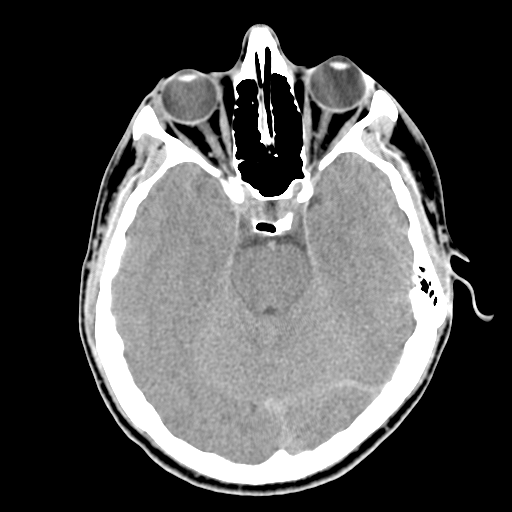
#> input picture original_image/Fig1026(a)(headCT-Vandy).tif, 512 x 512 px
$ python 'canny边缘检测headCT.py'
#> lines starting #> are read from the running program, lines starting #| are printed output that depends on the picture; after the words box and inside, x2 and y2 are one past the last pixel; in counts of white or black regions, pixels touching at a corner belong together
#> in process_head_ct, pil_img is the input picture: PIL image 512x512 L; min 0, max 255, mean 80.4
import numpy as np
import matplotlib.pyplot as plt
import os
from scipy import ndimage
from PIL import Image


# ==========================================
# 1. 基础工具函数 (手搓核心)
# ==========================================

def gaussian_kernel(size, sigma=1):
    """ 生成高斯核 """
    size = int(size) // 2
    x, y = np.mgrid[-size:size + 1, -size:size + 1]
    normal = 1 / (2.0 * np.pi * sigma ** 2)
    g = np.exp(-((x ** 2 + y ** 2) / (2.0 * sigma ** 2))) * normal
    return g


def sobel_filters_manual(img):
    """ 计算梯度幅值和方向 """
    # 标准 Sobel 算子
    Kx = np.array([[-1, 0, 1], [-2, 0, 2], [-1, 0, 1]], dtype=float)
    Ky = np.array([[-1, -2, -1], [0, 0, 0], [1, 2, 1]], dtype=float)

    Ix = ndimage.convolve(img, Kx)
    Iy = ndimage.convolve(img, Ky)

    G = np.hypot(Ix, Iy)
    theta = np.arctan2(Iy, Ix)
    return G, theta


def non_max_suppression_manual(img, D):
    """ 非极大值抑制 """
    M, N = img.shape
    Z = np.zeros((M, N), dtype=np.float32)
    angle = D * 180. / np.pi
    angle[angle < 0] += 180

    for i in range(1, M - 1):
        for j in range(1, N - 1):
            try:
                q = 255
                r = 255
                # 0度 (垂直边缘)
                if (0 <= angle[i, j] < 22.5) or (157.5 <= angle[i, j] <= 180):
                    q = img[i, j + 1]
                    r = img[i, j - 1]
                # 45度
                elif (22.5 <= angle[i, j] < 67.5):
                    q = img[i + 1, j - 1]
                    r = img[i - 1, j + 1]
                # 90度 (水平边缘)
                elif (67.5 <= angle[i, j] < 112.5):
                    q = img[i + 1, j]
                    r = img[i - 1, j]
                # 135度
                elif (112.5 <= angle[i, j] < 157.5):
                    q = img[i - 1, j - 1]
                    r = img[i + 1, j + 1]

                if (img[i, j] >= q) and (img[i, j] >= r):
                    Z[i, j] = img[i, j]
                else:
                    Z[i, j] = 0
            except IndexError:
                pass
    return Z


def hysteresis_manual(img, weak, strong=255):
    """ 滞后边界跟踪 (栈实现DFS) """
    M, N = img.shape
    strong_rows, strong_cols = np.where(img == strong)
    stack = list(zip(strong_rows, strong_cols))

    while stack:
        i, j = stack.pop()
        for di in [-1, 0, 1]:
            for dj in [-1, 0, 1]:
                if di == 0 and dj == 0: continue
                ni, nj = i + di, j + dj
                if 0 <= ni < M and 0 <= nj < N:
                    if img[ni, nj] == weak:
                        img[ni, nj] = strong
                        stack.append((ni, nj))

    # 清理弱边缘
    for i in range(M):
        for j in range(N):
            if img[i, j] == weak:
                img[i, j] = 0
    return img


# ==========================================
# 2. 具体任务实现函数
# ==========================================

def get_image_b_thresholded_gradient(img_norm):
    """
    图 10.26(b): 平滑 -> 梯度 -> 阈值 (15% Max)
    """
    # 1. 均值平滑 5x5
    img_smoothed = ndimage.uniform_filter(img_norm, size=5)

    # 2. Sobel 梯度
    Kx = np.array([[-1, 0, 1], [-2, 0, 2], [-1, 0, 1]], dtype=float)
    Ky = np.array([[-1, -2, -1], [0, 0, 0], [1, 2, 1]], dtype=float)

    gx = ndimage.convolve(img_smoothed, Kx)
    gy = ndimage.convolve(img_smoothed, Ky)
    magnitude = np.hypot(gx, gy)
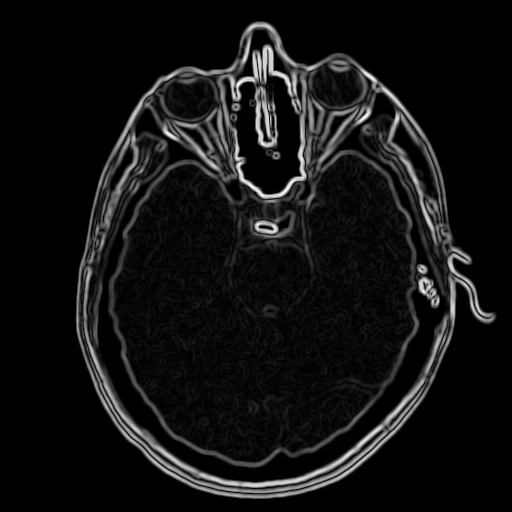
#> magnitude: shape (512, 512) float64; min 0, max 1.94, mean 0.139; drawn with min black and max white

    # 3. 阈值处理 (15% of Max)
    # 教材说明: "阈值是该梯度图像极大值的 15%"
    thresh_val = 0.15 * np.max(magnitude)
#> thresh_val = 0.29
    edges = (magnitude >= thresh_val).astype(np.uint8) * 255
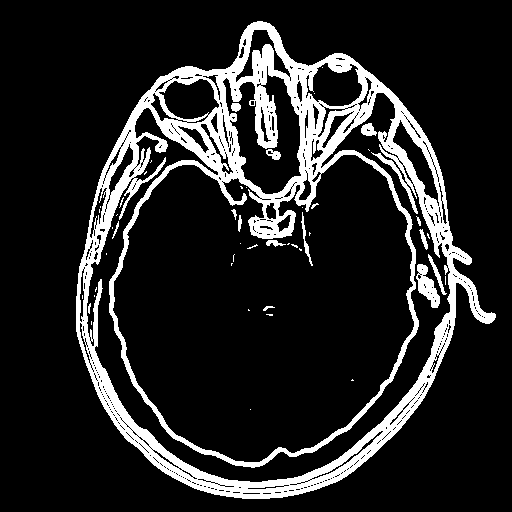
#> edges: shape (512, 512); 14.5% white; 48 white regions (32 under 20 px), largest, box (x1, y1, x2, y2) and area: (76, 21, 496, 499) 36408, (416, 264, 440, 308) 518, (428, 254, 447, 295) 153
    return edges


def get_image_c_marr_hildreth(img_norm):
    """
    图 10.26(c): LoG (sigma=3, n=19) -> 零交叉 (Thresh=0.002)
    """
    # 1. 计算 LoG
    # sigma=3, size=19 -> radius=9 -> truncate = 9/3 = 3.0
    log_resp = ndimage.gaussian_laplace(img_norm, sigma=3, truncate=3.0)
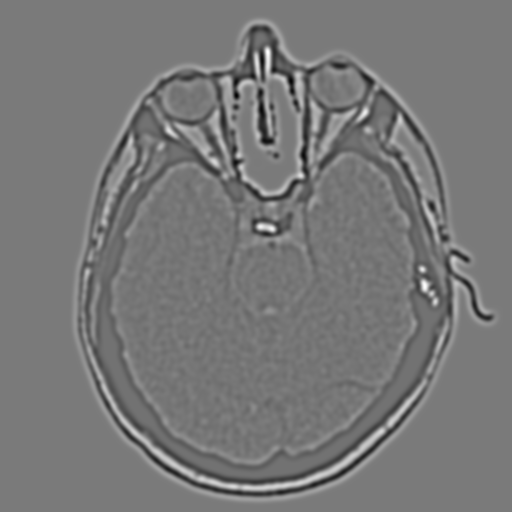
#> log_resp: shape (512, 512) float64; min -0.0555, max 0.0596, mean -0.00114; drawn with min black and max white

    # 2. 过零点检测
    # 教材说明: "所用的阈值为 0.002"
    # 这里的 0.002 是绝对值阈值 (针对 [0,1] 图像)
    threshold = 0.002

    edges = np.zeros_like(img_norm, dtype=np.uint8)

    # 简单的过零点检测逻辑
    # 水平
    curr_h = log_resp[:, :-1]
    right_h = log_resp[:, 1:]
    sign_diff_h = (curr_h * right_h) < 0
#> sign_diff_h: shape (512, 511) bool; 3.6% white in thin lines or dots, all inside (x1, y1, x2, y2) = (76, 25, 495, 497)
    mag_check_h = np.abs(curr_h - right_h) > threshold
#> mag_check_h: shape (512, 511) bool; 16.1% white; 205 white regions (115 under 20 px), largest, box (x1, y1, x2, y2) and area: (70, 70, 267, 494) 14257, (238, 21, 451, 262) 12981, (293, 233, 491, 494) 6482
    edges[:, :-1][sign_diff_h & mag_check_h] = 255

    # 垂直
    curr_v = log_resp[:-1, :]
    down_v = log_resp[1:, :]
    sign_diff_v = (curr_v * down_v) < 0
#> sign_diff_v: shape (511, 512) bool; 2.8% white in thin lines or dots, all inside (x1, y1, x2, y2) = (77, 24, 495, 497)
    mag_check_v = np.abs(curr_v - down_v) > threshold
#> mag_check_v: shape (511, 512) bool; 12.8% white; 292 white regions (150 under 20 px), largest, box (x1, y1, x2, y2) and area: (85, 340, 429, 503) 9323, (275, 47, 442, 180) 2564, (99, 43, 250, 185) 2278
#> in process_head_ct, `img_c = get_image_c_marr_hildreth(img_norm)`: img_c: shape (512, 512); 3.3% white in thin lines or dots, all inside (x1, y1, x2, y2) = (76, 24, 495, 497)
    edges[:-1, :][sign_diff_v & mag_check_v] = 255

    return edges


def get_image_d_manual_canny(img_norm):
    """
    图 10.26(d): 手搓 Canny
    参数: sigma=2, size=13, TL=0.05, TH=0.15
    """
    # 1. 高斯平滑 (sigma=2, size=13)
    # 这里的 13x13 核对应 sigma=2 -> radius=6 -> truncate=3.0
    kernel = gaussian_kernel(size=13, sigma=2)
    img_smoothed = ndimage.convolve(img_norm, kernel)

    # 2. 计算梯度
    grad_mag, grad_dir = sobel_filters_manual(img_smoothed)
#> in sobel_filters_manual, `theta = np.arctan2(Iy, Ix)`:
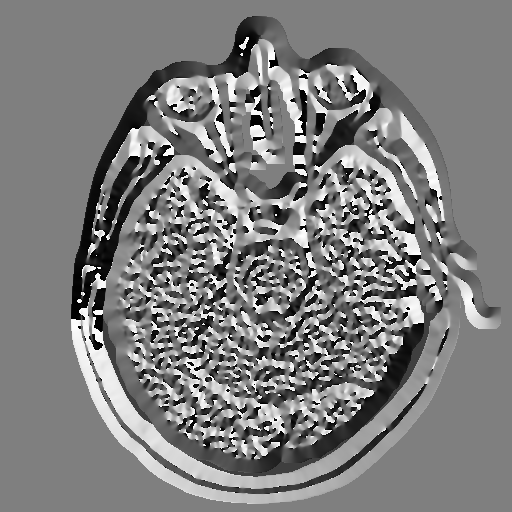
#> theta: shape (512, 512) float64; min -3.14, max 3.14, mean -0.0242; drawn with min black and max white

    # 关键：为了使用绝对阈值 0.05 和 0.15，我们需要将梯度幅值归一化到 [0, 1]
    # 因为教材给出的阈值不依赖于图像的具体灰度范围，通常是基于归一化梯度的
    grad_mag_norm = grad_mag / np.max(grad_mag) if np.max(grad_mag) > 0 else grad_mag

    # 3. 非极大值抑制
    # 注意：传入原始幅值或归一化幅值皆可，只要统一
    img_nms = non_max_suppression_manual(grad_mag_norm, grad_dir)
#> in non_max_suppression_manual, `angle[angle < 0] += 180`:
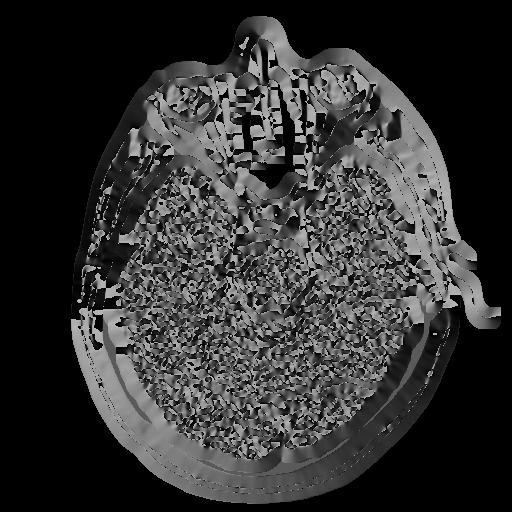
#> angle: shape (512, 512) float64; min 0, max 180, mean 51.2
#> after the loop in non_max_suppression_manual, `for i in range(1, M - 1):`:
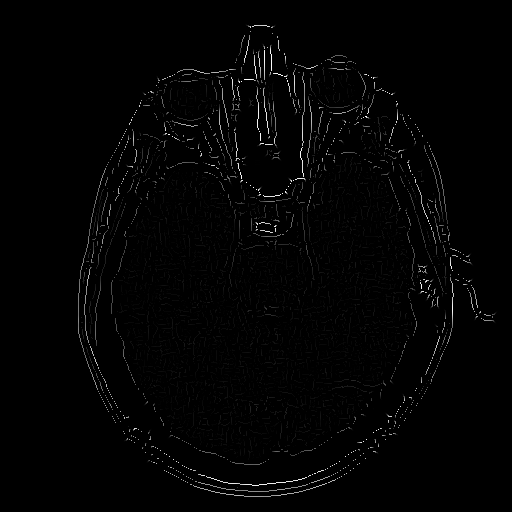
#> Z: shape (512, 512) float32; min 0, max 1, mean 0.0125

    # 4. 双阈值 (TL=0.05, TH=0.15)
    t_low = 0.05
    t_high = 0.15

    weak_val = np.int32(50)
    strong_val = np.int32(255)

    res = np.zeros_like(img_nms, dtype=np.int32)
    strong_i, strong_j = np.where(img_nms >= t_high)
#> strong_i = 5691 values from 25 to 496; strong_j = 5691 values, max 494 at index 4330, min 78 at index 4119, mean 272.1
    weak_i, weak_j = np.where((img_nms <= t_high) & (img_nms >= t_low))
#> weak_i = 4093 values from 25 to 461; weak_j = 4093 values, max 495 at index 2514, min 81 at index 2588, mean 267.9

    res[strong_i, strong_j] = strong_val
    res[weak_i, weak_j] = weak_val

    # 5. 滞后边界跟踪
    img_final = hysteresis_manual(res, weak_val, strong_val)

    return img_final


# ==========================================
# 主流程
# ==========================================

def process_head_ct(image_path, output_dir):
    if not os.path.exists(image_path):
        print(f"Error: {image_path} not found.")
        return

    # 0. 加载并归一化图像 [0, 1]
    pil_img = Image.open(image_path).convert('L')
    img_norm = np.array(pil_img).astype(float) / 255.0

    # 1. 生成 (b) 阈值梯度
    print("Generating Image (b)...")
    img_b = get_image_b_thresholded_gradient(img_norm)

    # 2. 生成 (c) Marr-Hildreth
    print("Generating Image (c)...")
    img_c = get_image_c_marr_hildreth(img_norm)

    # 3. 生成 (d) 手搓 Canny
    print("Generating Image (d)...")
    img_d = get_image_d_manual_canny(img_norm)
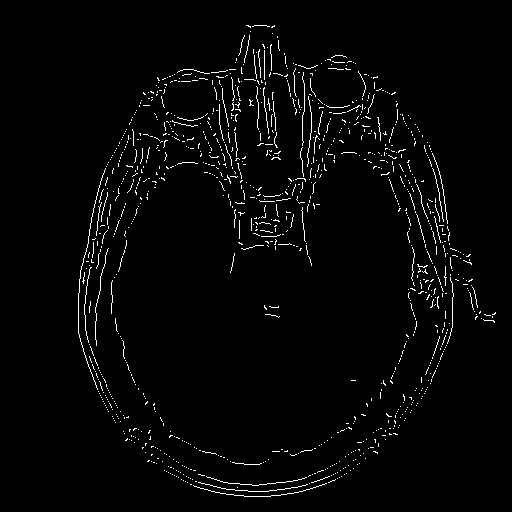
#> img_d: shape (512, 512) int32; 2.3% white in thin lines or dots, all inside (x1, y1, x2, y2) = (78, 25, 496, 497)

    # 4. 可视化
    plt.rcParams['font.family'] = 'sans-serif'

    fig, axes = plt.subplots(2, 2, figsize=(10, 10))
    # fig.suptitle('Edge Detection on Head CT (Fig 10.26)', fontsize=14)

    # (a) Original
    axes[0, 0].imshow(img_norm, cmap='gray')
    axes[0, 0].set_title('(a) Original Image (Head CT)')
    axes[0, 0].axis('off')

    # (b) Thresholded Gradient
    axes[0, 1].imshow(img_b, cmap='gray')
    axes[0, 1].set_title('(b) Thresholded Gradient (15% Max)')
    axes[0, 1].axis('off')

    # (c) Marr-Hildreth
    axes[1, 0].imshow(img_c, cmap='gray')
    axes[1, 0].set_title('(c) Marr-Hildreth (LoG)')
    axes[1, 0].axis('off')

    # (d) Canny
    axes[1, 1].imshow(img_d, cmap='gray')
    axes[1, 1].set_title('(d) Canny Algorithm (Manual)')
    axes[1, 1].axis('off')

    plt.tight_layout()
    save_path = os.path.join(output_dir, "Fig1026_HeadCT_EdgeDetection.png")
    plt.savefig(save_path, bbox_inches='tight')
    plt.close()

    print(f"Done. Result saved to {save_path}")


if __name__ == "__main__":
    input_dir = "original_image"
    output_dir = "output_image"
    os.makedirs(output_dir, exist_ok=True)

    filename = "Fig1026(a)(headCT-Vandy).tif"
    path = os.path.join(input_dir, filename)

    # 容错机制：如果没有找到指定文件，尝试备用名称
    if not os.path.exists(path):
        # 尝试常见的命名变体
        alt = "Fig1026(a).tif"
        alt_path = os.path.join(input_dir, alt)
        if os.path.exists(alt_path):
            path = alt_path

    process_head_ct(path, output_dir)
